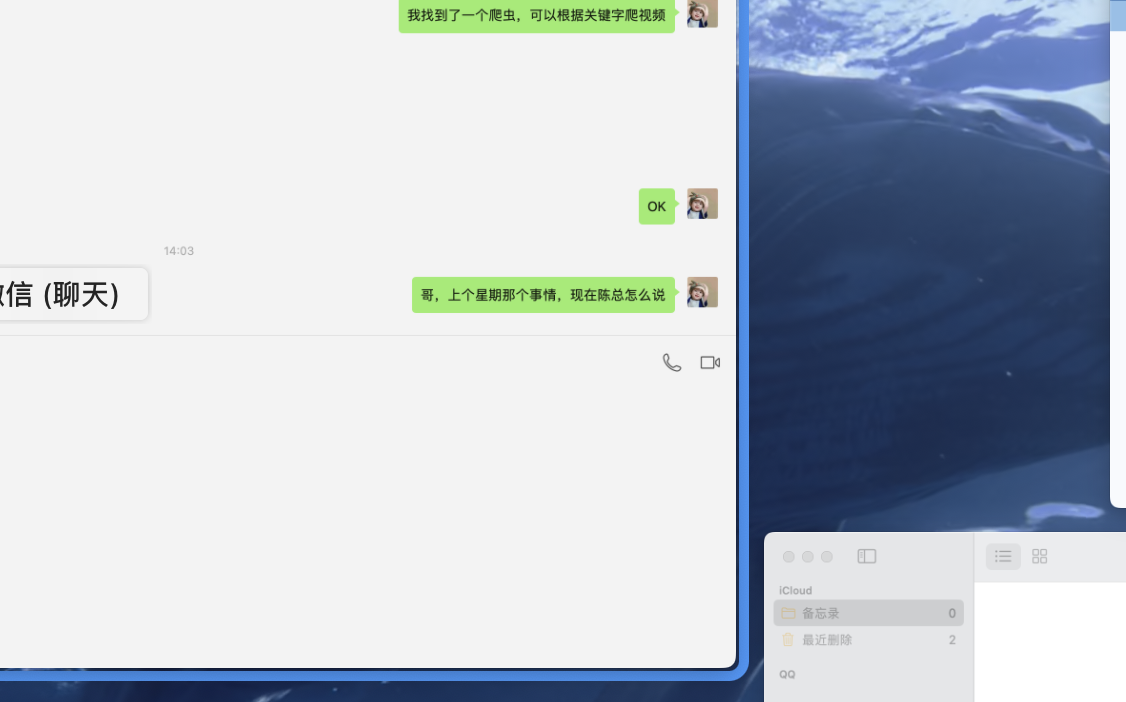
//> input picture 6.opencv/3.GeometricTransformation/datas/111.png, 1126 x 702 px
$ ./main   (built with g++ and OpenCV 4)
//> lines starting //> are read from the running program, lines starting //| are printed output that depends on the picture
#include<iostream>
#include<opencv2/opencv.hpp>  //头文件

using namespace std;
using namespace cv;


int main(int argc, char** argv){

    std::cout << "<<<<E1:图像的读取>>>>" << std::endl;
    cv::Mat src = cv::imread("/22085400631/cpp/opencv/3.GeometricTransformation/datas/111.png");
//> src is the input picture: 702 rows x 1126 cols, CV_8UC3; mean B, G, R 204.3, 194.5, 186.3
    printf("E1:size: %d, total: %d\n", src.size(), src.total()); //W*H, W*H*C
//| E1:size: 1126, total: 790452

    cv::Rect rect1(100, 100, 250, 300);
	cv::Point p1(100, 100);
	cv::Point p2(300, 400);
    cv::RotatedRect r1(p1, cv::Size(100, 200), 30.0);
    // 绘制矩形
    // cv::rectangle(src, rect1, cv::Scalar(0,0,255), -1); //-1表示填充
    cv::rectangle(src, rect1, cv::Scalar(0,0,255), 2); //

    // 绘制圆形
	cv::circle(src, p1, 15, cv::Scalar(0, 255, 0), 2);
//> src: 702 rows x 1126 cols, CV_8UC3; mean B, G, R 203.2, 193.5, 186.3

	// 绘制直线
	cv::line(src, p1, p2, cv::Scalar(255, 0, 0), 2);

	// 绘制椭圆
	cv::ellipse(src, r1, cv::Scalar(255, 255, 0), -1);
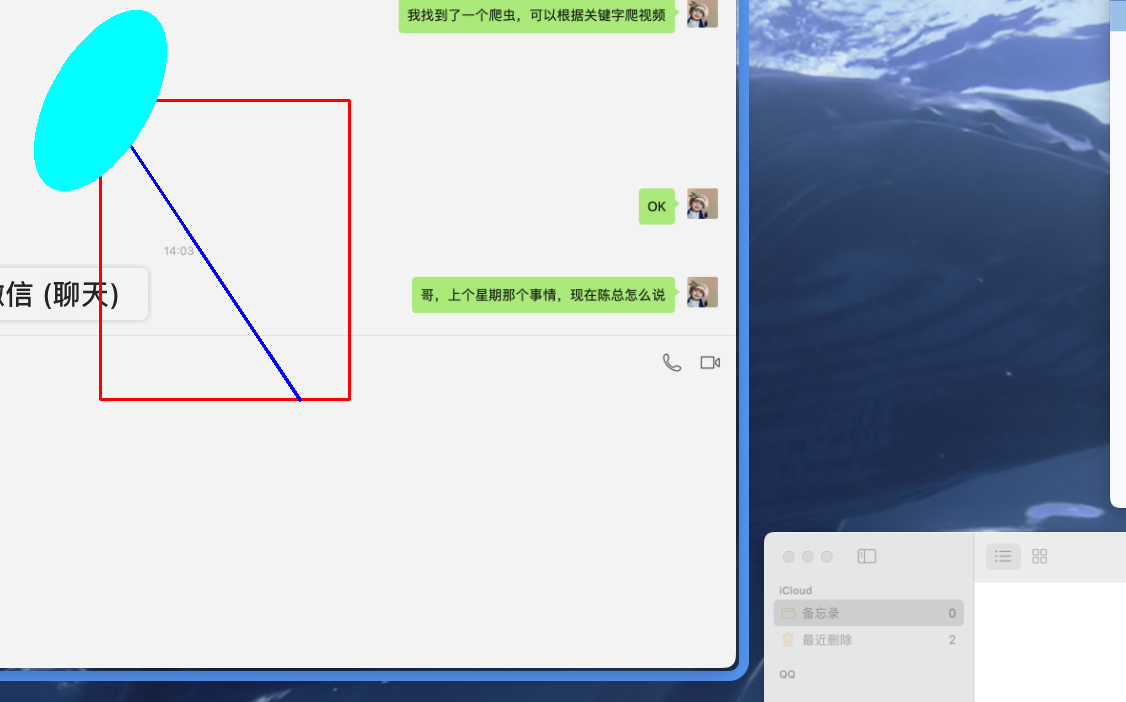
//> src: 702 rows x 1126 cols, CV_8UC3; mean B, G, R 203.7, 193.5, 181.2
    cv::imwrite("/22085400631/cpp/opencv/3.GeometricTransformation/datas/E1-out.png", src);

    std::cout << "<<<<E2:随机生成>>>>" << std::endl;
    cv::Mat canvas = cv::Mat::zeros(cv::Size(512, 512), CV_8UC3);
	cv::RNG rng(12345);
    int x1 = rng.uniform(0, canvas.cols);
    int y1 = rng.uniform(0, canvas.rows);
    int x2 = rng.uniform(0, canvas.cols);
    int y2 = rng.uniform(0, canvas.rows);

    int b = rng.uniform(0, 255);
    int g = rng.uniform(0, 255);
    int r = rng.uniform(0, 255);
    cv::line(canvas, cv::Point(x1, y1), cv::Point(x2, y2), cv::Scalar(b, g, r), 5);
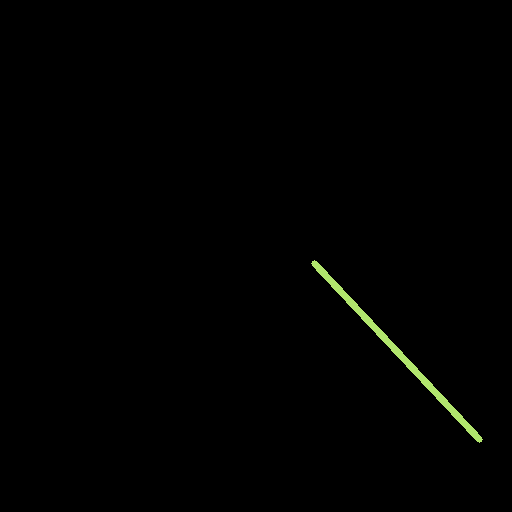
//> canvas: 512 rows x 512 cols, CV_8UC3; mean B, G, R 0.7, 1.4, 1.1
    cv::imwrite("/22085400631/cpp/opencv/3.GeometricTransformation/datas/E2-out.png", canvas);

    std::cout << "success!!!!" << std::endl;
    return 0;
}
